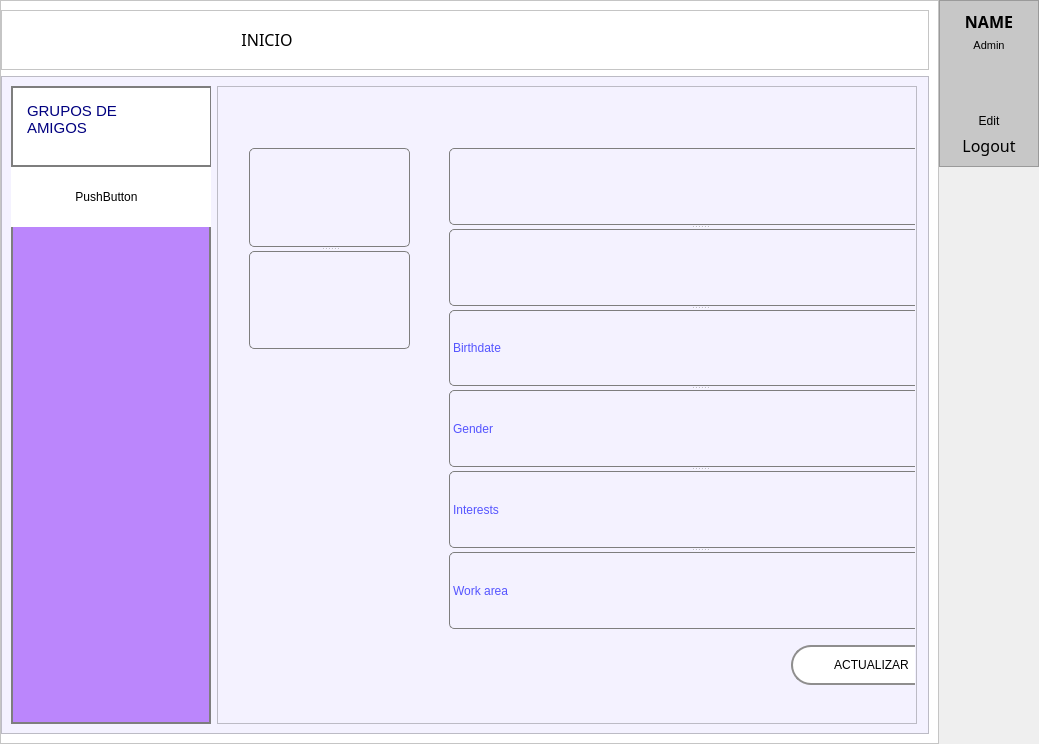
<?xml version="1.0" encoding="UTF-8"?>
<ui version="4.0">
 <class>MainWindow</class>
 <widget class="QMainWindow" name="MainWindow">
  <property name="geometry">
   <rect>
    <x>0</x>
    <y>0</y>
    <width>1039</width>
    <height>744</height>
   </rect>
  </property>
  <property name="windowTitle">
   <string>MainWindow</string>
  </property>
  <widget class="QWidget" name="centralwidget">
   <layout class="QHBoxLayout" name="horizontalLayout_3">
    <property name="spacing">
     <number>0</number>
    </property>
    <property name="leftMargin">
     <number>0</number>
    </property>
    <property name="topMargin">
     <number>0</number>
    </property>
    <property name="rightMargin">
     <number>0</number>
    </property>
    <property name="bottomMargin">
     <number>0</number>
    </property>
    <item>
     <widget class="QFrame" name="frame">
      <property name="styleSheet">
       <string notr="true">background-color: rgb(255, 255, 255);</string>
      </property>
      <property name="frameShape">
       <enum>QFrame::StyledPanel</enum>
      </property>
      <property name="frameShadow">
       <enum>QFrame::Raised</enum>
      </property>
      <layout class="QVBoxLayout" name="verticalLayout_2" stretch="0,11">
       <property name="leftMargin">
        <number>0</number>
       </property>
       <item>
        <widget class="QFrame" name="frame_superior">
         <property name="styleSheet">
          <string notr="true">Qframe{
background-color:rgb(0, 0, 0);
}

QPushButton{
background-color:#000000ff;
border-radius:20px;
}

QPushButton:hover{
background-color:rgb(61, 61, 61);
border-radius:20px;
color: rgb(255, 255, 255);
font: 20pt &quot;Bahnschrift SemiLight&quot;;
}</string>
         </property>
         <property name="frameShape">
          <enum>QFrame::StyledPanel</enum>
         </property>
         <property name="frameShadow">
          <enum>QFrame::Raised</enum>
         </property>
         <layout class="QHBoxLayout" name="horizontalLayout">
          <item>
           <widget class="QPushButton" name="bt_menu">
            <property name="minimumSize">
             <size>
              <width>200</width>
              <height>20</height>
             </size>
            </property>
            <property name="text">
             <string/>
            </property>
            <property name="icon">
             <iconset>
              <normaloff>../../Downloads/menu.svg</normaloff>../../Downloads/menu.svg</iconset>
            </property>
            <property name="iconSize">
             <size>
              <width>40</width>
              <height>40</height>
             </size>
            </property>
           </widget>
          </item>
          <item>
           <widget class="QPushButton" name="bt_inicio">
            <property name="minimumSize">
             <size>
              <width>100</width>
              <height>0</height>
             </size>
            </property>
            <property name="font">
             <font>
              <family>Bahnschrift SemiLight</family>
              <pointsize>12</pointsize>
              <weight>3</weight>
              <italic>false</italic>
              <bold>false</bold>
             </font>
            </property>
            <property name="styleSheet">
             <string notr="true">QPushButton{
background-color: white;
border-radius: 10px;
font: 30 12pt &quot;Bahnschrift SemiLight&quot;;
}

QPushButton:hover{
background-color: rgb(61, 61, 61);
border-radius: 10px;
font: 30 11pt &quot;Bahnschrift SemiLight&quot;;
}</string>
            </property>
            <property name="text">
             <string>INICIO</string>
            </property>
            <property name="iconSize">
             <size>
              <width>20</width>
              <height>20</height>
             </size>
            </property>
           </widget>
          </item>
          <item>
           <spacer name="horizontalSpacer">
            <property name="orientation">
             <enum>Qt::Horizontal</enum>
            </property>
            <property name="sizeHint" stdset="0">
             <size>
              <width>40</width>
              <height>20</height>
             </size>
            </property>
           </spacer>
          </item>
          <item>
           <widget class="QPushButton" name="bt_perfil">
            <property name="minimumSize">
             <size>
              <width>40</width>
              <height>40</height>
             </size>
            </property>
            <property name="text">
             <string/>
            </property>
            <property name="icon">
             <iconset>
              <normaloff>../../Downloads/Perfil.jpeg</normaloff>../../Downloads/Perfil.jpeg</iconset>
            </property>
            <property name="iconSize">
             <size>
              <width>40</width>
              <height>40</height>
             </size>
            </property>
           </widget>
          </item>
         </layout>
        </widget>
       </item>
       <item>
        <widget class="QFrame" name="frame_contenido">
         <property name="styleSheet">
          <string notr="true">background-color: rgb(244, 242, 255);</string>
         </property>
         <property name="frameShape">
          <enum>QFrame::StyledPanel</enum>
         </property>
         <property name="frameShadow">
          <enum>QFrame::Raised</enum>
         </property>
         <layout class="QHBoxLayout" name="horizontalLayout_2">
          <property name="rightMargin">
           <number>11</number>
          </property>
          <item>
           <widget class="QFrame" name="frame_menu">
            <property name="minimumSize">
             <size>
              <width>200</width>
              <height>0</height>
             </size>
            </property>
            <property name="maximumSize">
             <size>
              <width>0</width>
              <height>16777215</height>
             </size>
            </property>
            <property name="styleSheet">
             <string notr="true">
QFrame{
background-color: rgb(187, 134, 252);
border: 2px solid  rgb(126, 126, 126);
}

QPushButton{
background-color: white;
border-top-left-radius: 5px;
border-bottom-left-radius: 5px;
color: rgb(0, 0, 0);
font: 12pt &quot;Bahnschrift SemiLight&quot;;
}

QPushButton:hover{
background-color: rgb(61, 61, 61);
border-top-left-radius: 5px;
border-bottom-left-radius: 5px;
color: rgb(255, 255, 255);
font: 12pt &quot;Bahnschrift SemiLight&quot;;
}</string>
            </property>
            <property name="frameShape">
             <enum>QFrame::StyledPanel</enum>
            </property>
            <property name="frameShadow">
             <enum>QFrame::Raised</enum>
            </property>
            <widget class="QPushButton" name="pushButton_2">
             <property name="geometry">
              <rect>
               <x>-10</x>
               <y>80</y>
               <width>211</width>
               <height>61</height>
              </rect>
             </property>
             <property name="text">
              <string>PushButton</string>
             </property>
             <property name="icon">
              <iconset>
               <normaloff>../../Downloads/Perfil.jpeg</normaloff>../../Downloads/Perfil.jpeg</iconset>
             </property>
             <property name="iconSize">
              <size>
               <width>35</width>
               <height>35</height>
              </size>
             </property>
            </widget>
            <widget class="QFrame" name="frame_2">
             <property name="geometry">
              <rect>
               <x>0</x>
               <y>0</y>
               <width>201</width>
               <height>81</height>
              </rect>
             </property>
             <property name="styleSheet">
              <string notr="true">
QFrame{
background-color: rgb(255, 255, 255);
}

QPushButton{
background-color: white;
border-top-left-radius: 5px;
border-bottom-left-radius: 5px;
color: rgb(0, 0, 0);
font: 12pt &quot;Bahnschrift SemiLight&quot;;
}

QPushButtom:hover{
background-color: rgb(61, 61, 61);
border-top-left-radius: 5px;
border-bottom-left-radius: 5px;
color: rgb(255, 255, 255);
font: 12pt &quot;Bahnschrift SemiLight&quot;;
}</string>
             </property>
             <property name="frameShape">
              <enum>QFrame::StyledPanel</enum>
             </property>
             <property name="frameShadow">
              <enum>QFrame::Raised</enum>
             </property>
             <property name="lineWidth">
              <number>1</number>
             </property>
             <widget class="QTextEdit" name="textEdit">
              <property name="geometry">
               <rect>
                <x>10</x>
                <y>10</y>
                <width>121</width>
                <height>61</height>
               </rect>
              </property>
              <property name="styleSheet">
               <string notr="true">font: 9pt &quot;Bahnschrift SemiLight&quot;;
border-color: rgb(255, 255, 255);</string>
              </property>
              <property name="frameShape">
               <enum>QFrame::StyledPanel</enum>
              </property>
              <property name="html">
               <string>&lt;!DOCTYPE HTML PUBLIC &quot;-//W3C//DTD HTML 4.0//EN&quot; &quot;http://www.w3.org/TR/REC-html40/strict.dtd&quot;&gt;
&lt;html&gt;&lt;head&gt;&lt;meta name=&quot;qrichtext&quot; content=&quot;1&quot; /&gt;&lt;style type=&quot;text/css&quot;&gt;
p, li { white-space: pre-wrap; }
&lt;/style&gt;&lt;/head&gt;&lt;body style=&quot; font-family:'Bahnschrift SemiLight'; font-size:9pt; font-weight:400; font-style:normal;&quot;&gt;
&lt;p style=&quot; margin-top:0px; margin-bottom:0px; margin-left:0px; margin-right:0px; -qt-block-indent:0; text-indent:0px;&quot;&gt;&lt;span style=&quot; font-size:11pt; color:#00007f;&quot;&gt;GRUPOS DE AMIGOS&lt;/span&gt;&lt;/p&gt;&lt;/body&gt;&lt;/html&gt;</string>
              </property>
             </widget>
             <widget class="QPushButton" name="bt_mas">
              <property name="geometry">
               <rect>
                <x>140</x>
                <y>20</y>
                <width>41</width>
                <height>41</height>
               </rect>
              </property>
              <property name="styleSheet">
               <string notr="true">QPushButton{
background-color: white;
border-radius: 20px;
}

QPushButton:hover{
background-color: rgb(61, 61, 61);
border-radius: 20px;
}</string>
              </property>
              <property name="text">
               <string/>
              </property>
              <property name="icon">
               <iconset>
                <normaloff>../../Downloads/plus-circle.svg</normaloff>../../Downloads/plus-circle.svg</iconset>
              </property>
              <property name="iconSize">
               <size>
                <width>35</width>
                <height>35</height>
               </size>
              </property>
             </widget>
            </widget>
           </widget>
          </item>
          <item>
           <widget class="QFrame" name="frame_perfil">
            <property name="frameShape">
             <enum>QFrame::StyledPanel</enum>
            </property>
            <property name="frameShadow">
             <enum>QFrame::Raised</enum>
            </property>
            <layout class="QVBoxLayout" name="verticalLayout_3">
             <property name="spacing">
              <number>0</number>
             </property>
             <property name="leftMargin">
              <number>1</number>
             </property>
             <property name="topMargin">
              <number>1</number>
             </property>
             <property name="rightMargin">
              <number>1</number>
             </property>
             <property name="bottomMargin">
              <number>1</number>
             </property>
             <item>
              <widget class="QStackedWidget" name="stackedWidget">
               <property name="styleSheet">
                <string notr="true">QFrame{
background-color: (255, 255, 255);
}

QLabel{
background-color: (255, 255, 255);
border: 1px solid  rgb(126, 126, 126);
color: rgb(85, 85, 255);
border-radius: 5px;
font: 10pt &quot;Bahnschrift SemiLight&quot;;
}</string>
               </property>
               <property name="frameShape">
                <enum>QFrame::NoFrame</enum>
               </property>
               <property name="currentIndex">
                <number>0</number>
               </property>
               <widget class="QWidget" name="page_perfil">
                <widget class="QPushButton" name="bt_actualizar">
                 <property name="geometry">
                  <rect>
                   <x>572</x>
                   <y>557</y>
                   <width>161</width>
                   <height>40</height>
                  </rect>
                 </property>
                 <property name="minimumSize">
                  <size>
                   <width>40</width>
                   <height>40</height>
                  </size>
                 </property>
                 <property name="styleSheet">
                  <string notr="true">QPushButton{
background-color: rgb(255, 255, 255);
border-radius:20px;
border: 2px solid  rgb(143, 142, 142);
font: 25 10pt &quot;Bahnschrift SemiLight&quot;;
}

QPushButton:hover{
background-color:rgb(61, 61, 61);
border-radius:20px;
color: rgb(255, 255, 255);
font: 25 9pt &quot;Bahnschrift SemiLight&quot;;
}
</string>
                 </property>
                 <property name="text">
                  <string>ACTUALIZAR</string>
                 </property>
                </widget>
                <widget class="QSplitter" name="splitter">
                 <property name="geometry">
                  <rect>
                   <x>230</x>
                   <y>60</y>
                   <width>501</width>
                   <height>481</height>
                  </rect>
                 </property>
                 <property name="orientation">
                  <enum>Qt::Vertical</enum>
                 </property>
                 <widget class="QLabel" name="label">
                  <property name="minimumSize">
                   <size>
                    <width>20</width>
                    <height>0</height>
                   </size>
                  </property>
                  <property name="text">
                   <string/>
                  </property>
                 </widget>
                 <widget class="QLabel" name="label_4">
                  <property name="minimumSize">
                   <size>
                    <width>200</width>
                    <height>0</height>
                   </size>
                  </property>
                  <property name="text">
                   <string/>
                  </property>
                 </widget>
                 <widget class="QLabel" name="label_6">
                  <property name="minimumSize">
                   <size>
                    <width>20</width>
                    <height>0</height>
                   </size>
                  </property>
                  <property name="text">
                   <string>Birthdate</string>
                  </property>
                 </widget>
                 <widget class="QLabel" name="label_5">
                  <property name="minimumSize">
                   <size>
                    <width>20</width>
                    <height>0</height>
                   </size>
                  </property>
                  <property name="text">
                   <string>Gender</string>
                  </property>
                 </widget>
                 <widget class="QLabel" name="label_7">
                  <property name="minimumSize">
                   <size>
                    <width>30</width>
                    <height>0</height>
                   </size>
                  </property>
                  <property name="text">
                   <string>Interests</string>
                  </property>
                 </widget>
                 <widget class="QLabel" name="label_8">
                  <property name="minimumSize">
                   <size>
                    <width>30</width>
                    <height>0</height>
                   </size>
                  </property>
                  <property name="text">
                   <string>Work area</string>
                  </property>
                 </widget>
                </widget>
                <widget class="QSplitter" name="splitter_2">
                 <property name="geometry">
                  <rect>
                   <x>30</x>
                   <y>60</y>
                   <width>161</width>
                   <height>201</height>
                  </rect>
                 </property>
                 <property name="orientation">
                  <enum>Qt::Vertical</enum>
                 </property>
                 <widget class="QLabel" name="label_2">
                  <property name="text">
                   <string/>
                  </property>
                  <property name="pixmap">
                   <pixmap>../../Downloads/Perfil.jpeg</pixmap>
                  </property>
                  <property name="alignment">
                   <set>Qt::AlignCenter</set>
                  </property>
                 </widget>
                 <widget class="QLabel" name="label_3">
                  <property name="text">
                   <string/>
                  </property>
                 </widget>
                </widget>
               </widget>
               <widget class="QWidget" name="page_agregar">
                <widget class="QFrame" name="frame_3">
                 <property name="geometry">
                  <rect>
                   <x>29</x>
                   <y>109</y>
                   <width>701</width>
                   <height>491</height>
                  </rect>
                 </property>
                 <property name="frameShape">
                  <enum>QFrame::StyledPanel</enum>
                 </property>
                 <property name="frameShadow">
                  <enum>QFrame::Raised</enum>
                 </property>
                </widget>
                <widget class="QSplitter" name="splitter_3">
                 <property name="geometry">
                  <rect>
                   <x>20</x>
                   <y>50</y>
                   <width>711</width>
                   <height>41</height>
                  </rect>
                 </property>
                 <property name="orientation">
                  <enum>Qt::Horizontal</enum>
                 </property>
                 <widget class="QLineEdit" name="lineEdit">
                  <property name="styleSheet">
                   <string notr="true">QLineEdit{
background-color: rgb(255, 255, 255);
border-radius:20px;
border: 2px solid  rgb(143, 142, 142);
font: 25 10pt &quot;Bahnschrift SemiLight&quot;;
}
</string>
                  </property>
                 </widget>
                 <widget class="QPushButton" name="bt_search">
                  <property name="styleSheet">
                   <string notr="true">QPushButton{
background-color: rgb(255, 255, 255);
border-radius:20px;
border: 2px solid  rgb(143, 142, 142);
font: 25 10pt &quot;Bahnschrift SemiLight&quot;;
}

QPushButton:hover{
background-color:rgb(61, 61, 61);
border-radius:20px;
}</string>
                  </property>
                  <property name="text">
                   <string/>
                  </property>
                  <property name="icon">
                   <iconset>
                    <normaloff>../../Downloads/search.svg</normaloff>../../Downloads/search.svg</iconset>
                  </property>
                  <property name="iconSize">
                   <size>
                    <width>25</width>
                    <height>25</height>
                   </size>
                  </property>
                 </widget>
                </widget>
               </widget>
              </widget>
             </item>
            </layout>
           </widget>
          </item>
         </layout>
        </widget>
       </item>
      </layout>
     </widget>
    </item>
    <item alignment="Qt::AlignTop">
     <widget class="QWidget" name="profile" native="true">
      <property name="minimumSize">
       <size>
        <width>100</width>
        <height>0</height>
       </size>
      </property>
      <layout class="QVBoxLayout" name="verticalLayout_5">
       <property name="spacing">
        <number>0</number>
       </property>
       <property name="leftMargin">
        <number>0</number>
       </property>
       <property name="topMargin">
        <number>0</number>
       </property>
       <property name="rightMargin">
        <number>0</number>
       </property>
       <property name="bottomMargin">
        <number>0</number>
       </property>
       <item>
        <widget class="QFrame" name="frame_4">
         <property name="styleSheet">
          <string notr="true">
QFrame{
background-color: rgb(199, 199, 199);
}

QPushButton{
background-color: rgb(199, 199, 199);
border-radius: 5px;
color: rgb(0, 0, 0);
font: 12pt &quot;Bahnschrift SemiLight&quot;;
}

QPushButton:hover{
background-color: rgb(61, 61, 61);
border-radius: 5px;
color: rgb(255, 255, 255);
font: 11pt &quot;Bahnschrift SemiLight&quot;;
}</string>
         </property>
         <property name="frameShape">
          <enum>QFrame::StyledPanel</enum>
         </property>
         <property name="frameShadow">
          <enum>QFrame::Raised</enum>
         </property>
         <layout class="QVBoxLayout" name="verticalLayout_4">
          <item alignment="Qt::AlignTop">
           <widget class="QLabel" name="label_9">
            <property name="font">
             <font>
              <family>Bahnschrift SemiLight</family>
              <pointsize>12</pointsize>
              <weight>75</weight>
              <bold>true</bold>
             </font>
            </property>
            <property name="text">
             <string>NAME</string>
            </property>
            <property name="alignment">
             <set>Qt::AlignCenter</set>
            </property>
           </widget>
          </item>
          <item alignment="Qt::AlignTop">
           <widget class="QLabel" name="label_11">
            <property name="font">
             <font>
              <family>Arial</family>
              <pointsize>8</pointsize>
              <weight>50</weight>
              <bold>false</bold>
             </font>
            </property>
            <property name="text">
             <string>Admin</string>
            </property>
            <property name="alignment">
             <set>Qt::AlignCenter</set>
            </property>
           </widget>
          </item>
          <item alignment="Qt::AlignHCenter">
           <widget class="QLabel" name="label_10">
            <property name="minimumSize">
             <size>
              <width>50</width>
              <height>50</height>
             </size>
            </property>
            <property name="maximumSize">
             <size>
              <width>50</width>
              <height>50</height>
             </size>
            </property>
            <property name="text">
             <string/>
            </property>
            <property name="pixmap">
             <pixmap>../../Downloads/user.svg</pixmap>
            </property>
            <property name="scaledContents">
             <bool>true</bool>
            </property>
            <property name="alignment">
             <set>Qt::AlignCenter</set>
            </property>
           </widget>
          </item>
          <item>
           <widget class="QPushButton" name="pushButton">
            <property name="minimumSize">
             <size>
              <width>0</width>
              <height>0</height>
             </size>
            </property>
            <property name="text">
             <string>Edit</string>
            </property>
            <property name="icon">
             <iconset>
              <normaloff>../../Downloads/edit (3).svg</normaloff>../../Downloads/edit (3).svg</iconset>
            </property>
           </widget>
          </item>
          <item>
           <widget class="QPushButton" name="pushButton_3">
            <property name="font">
             <font>
              <family>Bahnschrift SemiLight</family>
              <pointsize>12</pointsize>
              <weight>50</weight>
              <italic>false</italic>
              <bold>false</bold>
             </font>
            </property>
            <property name="text">
             <string>Logout</string>
            </property>
            <property name="icon">
             <iconset>
              <normaloff>../../Downloads/log-out.svg</normaloff>../../Downloads/log-out.svg</iconset>
            </property>
           </widget>
          </item>
         </layout>
        </widget>
       </item>
      </layout>
     </widget>
    </item>
   </layout>
  </widget>
 </widget>
 <resources/>
 <connections/>
</ui>
